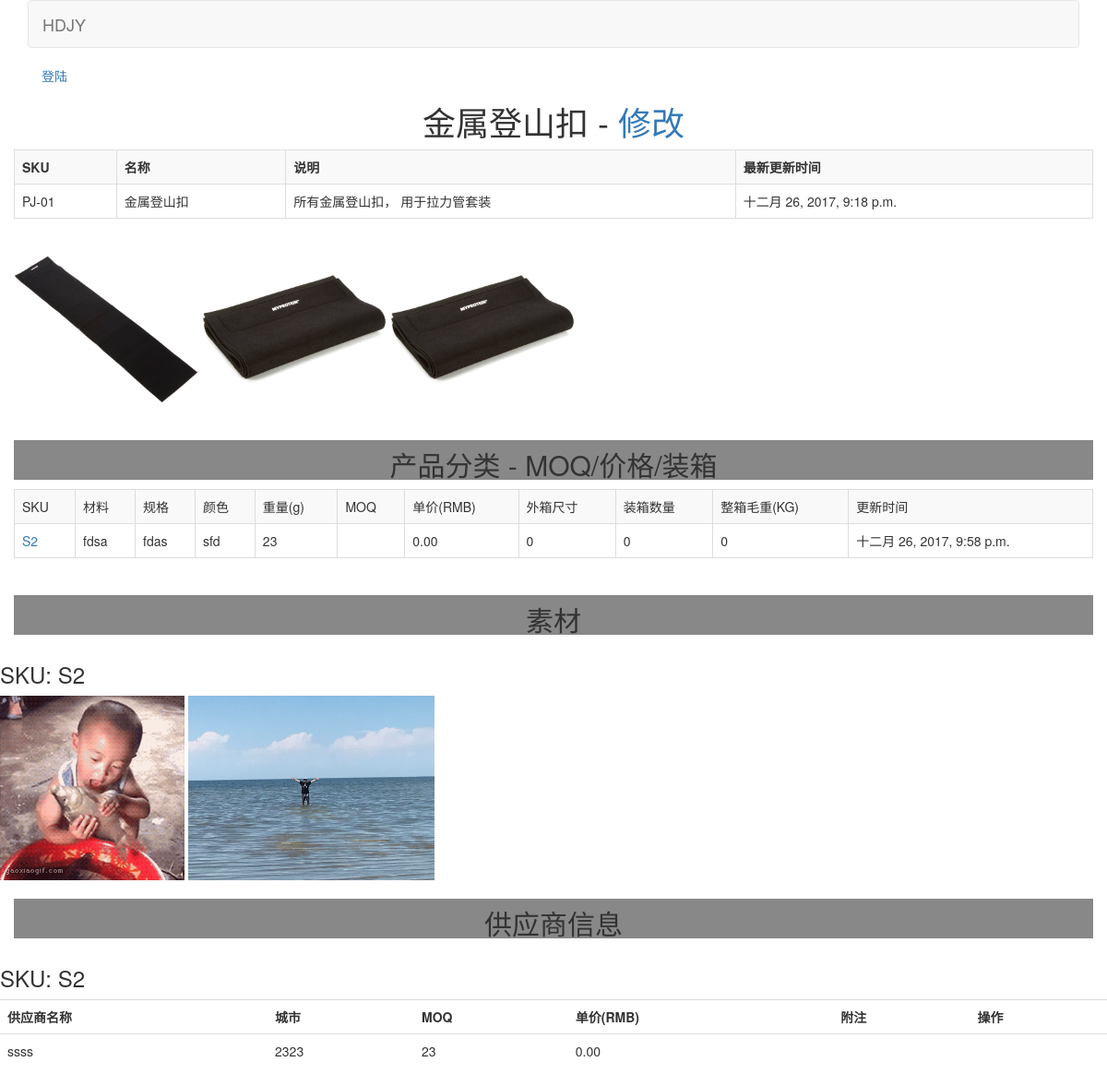
/catalog/item/view/1, run on the app's committed database.
### catalog/models.py (models this page shows, shortened)
class Item(models.Model):
    user = models.ForeignKey(User)
    sku = models.CharField(max_length=15, unique=True)
    name = models.CharField(max_length=300)
    description = models.TextField()
    updated_date = models.DateTimeField(auto_now=True)

class ItemPhoto(models.Model):
    item = models.ForeignKey(Item)
    image = models.ImageField(upload_to=itemphoto_upload_to)
    created_date = models.DateTimeField(auto_now=True)

class SubItem(models.Model):
    user = models.ForeignKey(User)
    item = models.ForeignKey(Item)
    subsku = models.CharField(max_length=20, unique=True)
    material = models.CharField(max_length=100, blank=True)
    specs = models.CharField(max_length=100, blank=True)
    color = models.CharField(max_length=100, blank=True)
    weight = models.IntegerField(help_text='克重',  default=0)
    MOQ = models.IntegerField(help_text='最小起订量',  default=0)
    unitprice = models.DecimalField(max_digits=8, decimal_places=2,   default=0)
    cartonsize = models.CharField(max_length=50, help_text='装箱外箱尺寸',   default=0)
    qtypercarton = models.IntegerField(help_text='每箱的数量',  default=0)
    cartongw = models.IntegerField(help_text='毛重',  default=0)
    updated_date = models.DateTimeField(auto_now=True)
    def __str__(self):
        return "SKU: %s"%self.subsku

class SubItemPhoto(models.Model):
    subitem = models.ForeignKey(SubItem)
    image = models.ImageField(upload_to=subitemphoto_upload_to)
    created_date = models.DateTimeField(auto_now=True)

class SubItemSupplier(models.Model):
    subitem = models.ForeignKey(SubItem)
    name = models.CharField(max_length=100, help_text='供应商名称')
    city = models.CharField(max_length=50, help_text='城市')
    moq = models.IntegerField(help_text='最小起订量', default=0)
    unitprice = models.DecimalField(max_digits=8, decimal_places=2, default=0, help_text='单价', blank=True)
    other = models.TextField(blank=True)
    updated_date = models.DateTimeField(auto_now = True)

### catalog/views.py (the view)
# urls.py: url(r'^view/(?P<id>[0-9]+)$', views.view_item, name='view_item'),
def view_item(request, id, editable = False):
    item = get_object_or_404(Item, pk=id)
    if editable is True:
        return render(request, 'items/view_edit.html', {'item': item, 'editable': editable})
    else:
        return render(request, 'items/view.html', {'item': item, 'editable': editable})

### catalog/templates/items/view.html (shortened to what this page needs)
{% extends "base.html" %}
{% block container %}
<h1>
    {{ item.name }}
    - <a href={% url 'view_item_edit' id=item.id %}> 修改 </a>
</h1>
    <div class="row">
        <table class="table table-striped table-bordered">
            <tr>
                <th> SKU </th>
                <th> 名称</th>
                <th> 说明</th>
                <th> 最新更新时间 </th>
            </tr>
            <tr>
                <td> {{ item.sku }}</td>
                <td> {{ item.name }}</td>
                <td> {{ item.description }}</td>
                <td> {{ item.updated_date }}</td>
            </tr>
        </table>
    </div>
    <div class="row">
        {% for itemphoto in item.itemphoto_set.all %}
             <img  height=200  src="{{ itemphoto.image.url }}"/>
        {% endfor %}
    </div>
    <div class="row">
        <h2> 产品分类 - MOQ/价格/装箱 </h2>
        <table class="table table-bordered table-striped">
            <tr>
                <td> SKU </td>
                <td> 材料</td>
                <td> 规格</td>
                <td> 颜色</td>
                <td>重量(g)</td>
                <td> MOQ</td>
                <td>单价(RMB)</td>
                <td>外箱尺寸</td>
                <td>装箱数量</td>
                <td>整箱毛重(KG)</td>
                <td> 更新时间 </td>
            </tr>
            {% for si in item.subitem_set.all %}
            <tr>
                <td>  <a href="{% url 'view_subitem' id=si.id %}"> {{ si.subsku }} </a> </td>
                <td> {{ si.material }}</td>
                <td> {{  si.specs }}</td>
                <td> {{  si.color }}</td>
                <td> {{  si.weight }}</td>
                <td> {{  si.moq }}</td>
                <td> {{  si.unitprice }}</td>
                <td> {{  si.cartonsize }}</td>
                <td> {{  si.qtypercarton }}</td>
                <td> {{  si.cartongw }}</td>
                <td> {{ si.updated_date }}</td>
            </tr>
            {% endfor %}
        </table>
    </div>
    <div class="row">
        <h2> 素材 </h2>
        <div class="row">
            {% for si in item.subitem_set.all %}
                <h3> {{ si }}</h3>
                {% for photo in si.subitemphoto_set.all %}
                    <img  height=200  src="{{ photo.image.url }}"/>
                {% endfor %}
            {% endfor %}
        </div>
    </div>
    <div class="row">
        <h2> 供应商信息</h2>
        <div class="row">
            {% for si in item.subitem_set.all %}
                <h3> {{ si }}</h3>
                <table class="table table-boarded">
                    <tr>
                        <th> 供应商名称</th>
                        <th> 城市</th>
                        <th> MOQ</th>
                        <th> 单价(RMB)</th>
                        <th> 附注 </th>
                        <th> 操作</th>
                    </tr>
                    {% for sis in si.subitemsupplier_set.all %}
                        <tr>
                            <td> {{ sis.name }}</td>
                            <td> {{ sis.city }}</td>
                            <td> {{  sis.moq }}</td>
                            <td> {{  sis.unitprice }}</td>
                            <td> {{  sis.other }}</td>
                            <td>
                            </td>
                        </tr>
                    {% endfor %}
                </table>
            {% endfor %}
        </div>
    </div>
    </div>
{% endblock %}

### static/css/base.css (style rules this page uses)
h1,h2 { text-align: center; }
h2 { padding-top: 10px; background-color: #888888; }

### data on the page
Item: name "金属登山扣", sku "PJ-01", description "所有金属登山扣， 用于拉力管套装", updated_date "十二月 26, 2017, 9:18 p.m."
ItemPhoto: image (picture)
ItemPhoto: image (picture)
ItemPhoto: image (picture)
SubItem: subsku "S2", material "fdsa", specs "fdas", color "sfd", weight "23", unitprice "0.00", cartonsize "0", qtypercarton "0", cartongw "0", updated_date "十二月 26, 2017, 9:58 p.m.", subsku "SKU: S2"
SubItemPhoto: image (picture)
SubItemPhoto: image (picture)
SubItemSupplier: name "ssss", city "2323", moq "23", unitprice "0.00"
